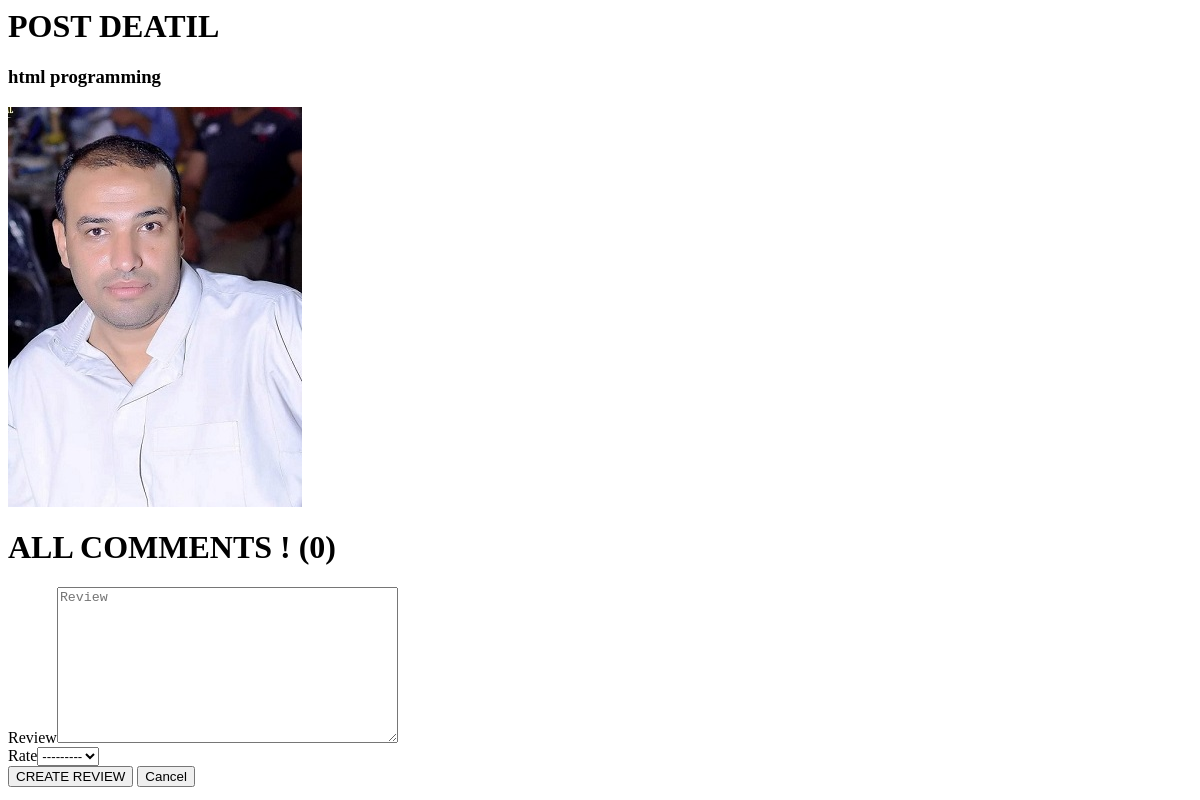
The app's page /posts/html-programming, older data.
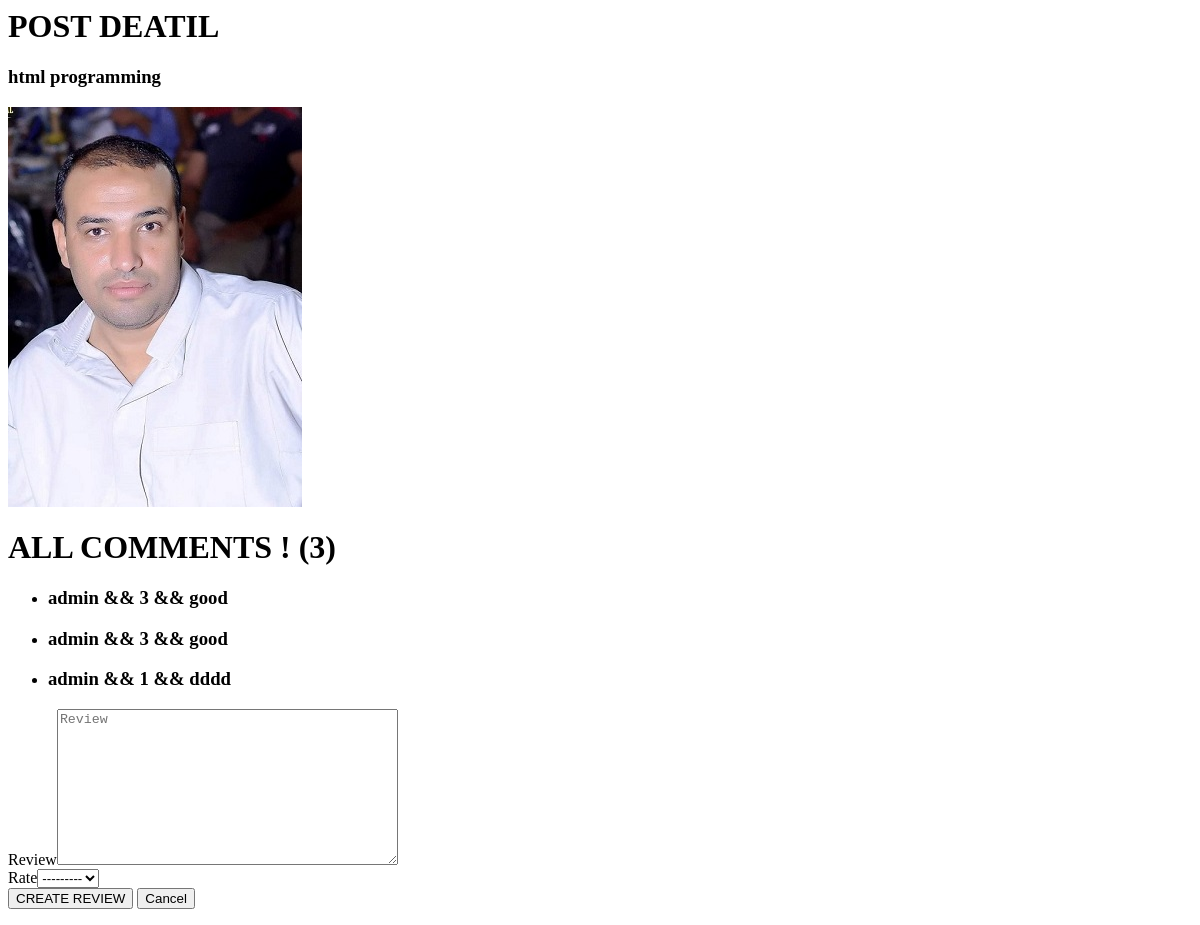
The same page, newer data.
### posts/models.py (models this page shows, shortened)
class Post(models.Model):
    user=models.ForeignKey(User,related_name='post_user',on_delete=models.CASCADE)
    title=models.CharField(max_length=120,verbose_name=_('title'))
    image=models.ImageField(upload_to='photo_post')
    content=models.TextField(max_length=5000)
    publish_date=models.DateTimeField(default=timezone.now)
    tags = TaggableManager()
    slug=models.SlugField(null=True,blank=True)
    draft=models.BooleanField(default=True)
    category=models.ForeignKey('Category',related_name='post_category',on_delete=models.SET_NULL,null=True,blank=True)
    def __str__(self):
        return self.title

class Review(models.Model):
    user=models.ForeignKey(User,related_name='review_user',on_delete=models.CASCADE)
    post=models.ForeignKey(Post,related_name='review_post',on_delete=models.CASCADE)
    review=models.TextField(max_length=500)
    publish_date=models.DateTimeField(default=timezone.now)
    rate=models.IntegerField(choices=[(i,i) for i in range(1,6)])

### posts/views.py (the view)
# urls.py: path('<slug:slug>',post_detail),
def post_detail(request,slug):
    post=Post.objects.get(slug=slug)
    reviews=Review.objects.filter(post=post)
    if request.method=='POST':
        form=ReviewForm(request.POST)
        if form.is_valid():
            myform=form.save(commit=False)
            myform.user=request.user
            myform.post=post
            form.save()
            return redirect(f'/posts/{slug}')
    else:
        form=ReviewForm()
    context={
        'post':post,
        'reviews':reviews,
        'form':form
    }
    return render(request,'posts/post_detail.html',context)

### posts/forms.py
class ReviewForm(forms.ModelForm):
    class Meta:
        model=Review
        exclude=['user','post','publish_date']

### posts/templates/posts/post_detail.html (shortened to what this page needs)
{% load django_bootstrap5 %}
<h1>POST DEATIL</h1>
<h3>{{post}}</h3>
<img src="{{post.image.url}}" alt="">
<h1>   ALL COMMENTS ! ({{reviews|length}})</h1>
{% for review in reviews %}
<ul>
    <li><h3>  {{review.user}}   &&   {{review.rate}}  && {{review.review}}</h3></li>
</ul>
{% endfor %}
<form action="" method="post">
    {% bootstrap_form form %}
    {% bootstrap_button button_type="submit" content="CREATE REVIEW" %}
    {% bootstrap_button button_type="reset" content="Cancel" %}
</form>

Row changes from the older to the newer data that the page shows:
added Review: user "admin", rate "3", review "good"
added Review: user "admin", rate "3", review "good"
added Review: user "admin", rate "1", review "dddd"
Text that changed along with them:
{{ reviews|length }}: "0" → "3"
